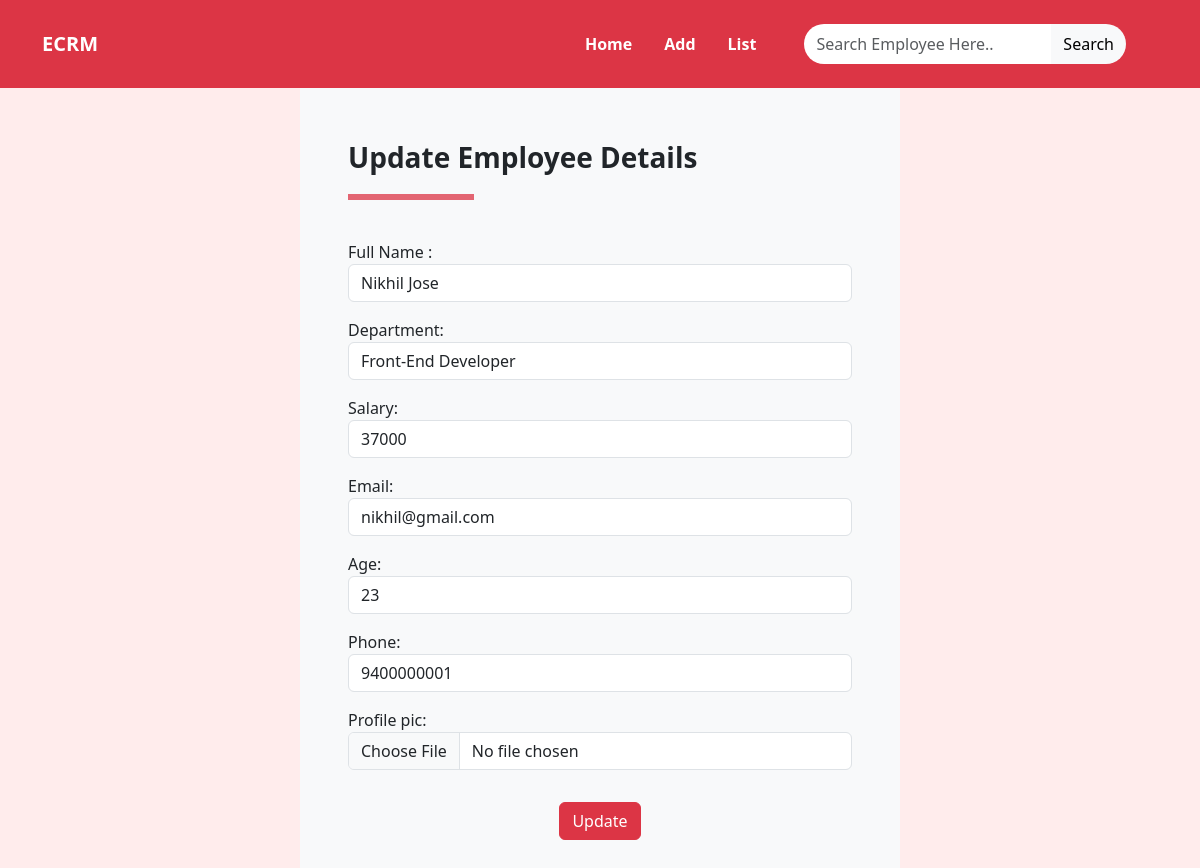
The page /employee/30/update/ on the database its author committed.
### crm/models.py (models this page shows, shortened)
class Employees(models.Model):
    name=models.CharField(max_length=100)
    department=models.CharField(max_length=100)
    salary=models.PositiveBigIntegerField()
    email=models.EmailField(unique=True)
    age=models.PositiveBigIntegerField()
    phone = models.IntegerField()
    profile_pic = models.ImageField(upload_to="assests/emp_img",null=True)

### crm/views.py (the view, shortened to what this page needs)
# urls.py: path('employee/<int:pk>/update/', views.ViewEmpUpdate.as_view(), name="update_emp")
class ViewEmpUpdate(View):
    def get(self,request,*args,**kwargs):
        id=kwargs.get("pk")
        qs=Employees.objects.get(id=id)
        form=EmpModelForm(instance=qs)
        return render(request,"emp_update.html",{"form":form})

### crm/form.py
class EmpModelForm(forms.ModelForm):
    class Meta:
        model = Employees
        fields = "__all__"
        widgets = {
            'name': forms.TextInput(attrs={"class": "form-control", 'placeholder': "Ex. Adam John"}),
            'department': forms.TextInput(attrs={"class": "form-control"}),
            'email': forms.TextInput(attrs={"class": "form-control"}),
            'phone': forms.TextInput(attrs={"class": "form-control"}),
            'age': forms.TextInput(attrs={"class": "form-control"}),
            'salary': forms.TextInput(attrs={"class": "form-control"}),
            'profile_pic': forms.FileInput(attrs={"class": "form-control"})
        }
        labels = {
          'name':'Full Name '
        }

### crm/templates/emp_update.html (shortened to what this page needs)
{%extends 'base.html'%}
{%block body_block%}
<div class="d-flex justify-content-center">
    <form class="fs-6 fw-normal bg-light w-50 p-5" method="post" enctype="multipart/form-data">
        <p class="fw-bold fs-3 ">Update Employee Details</p>
        <hr class="border border-danger border-3 opacity-75 w-25">
        <br>
        {{form.as_p}}
        <div class="d-flex justify-content-center ">
            <button type="submit" class="btn btn-danger mt-3">Update </button>
        </div>
    </form>
</div>
{%endblock%}

### crm/templates/base.html (style rules this page uses)
body { background-color: #ffecec; height: 100vh; }

### rows shown on the page
Employees: name "Nikhil Jose", department "Front-End Developer", salary "37000", email "nikhil@gmail.com", age "23", phone "9400000001"
